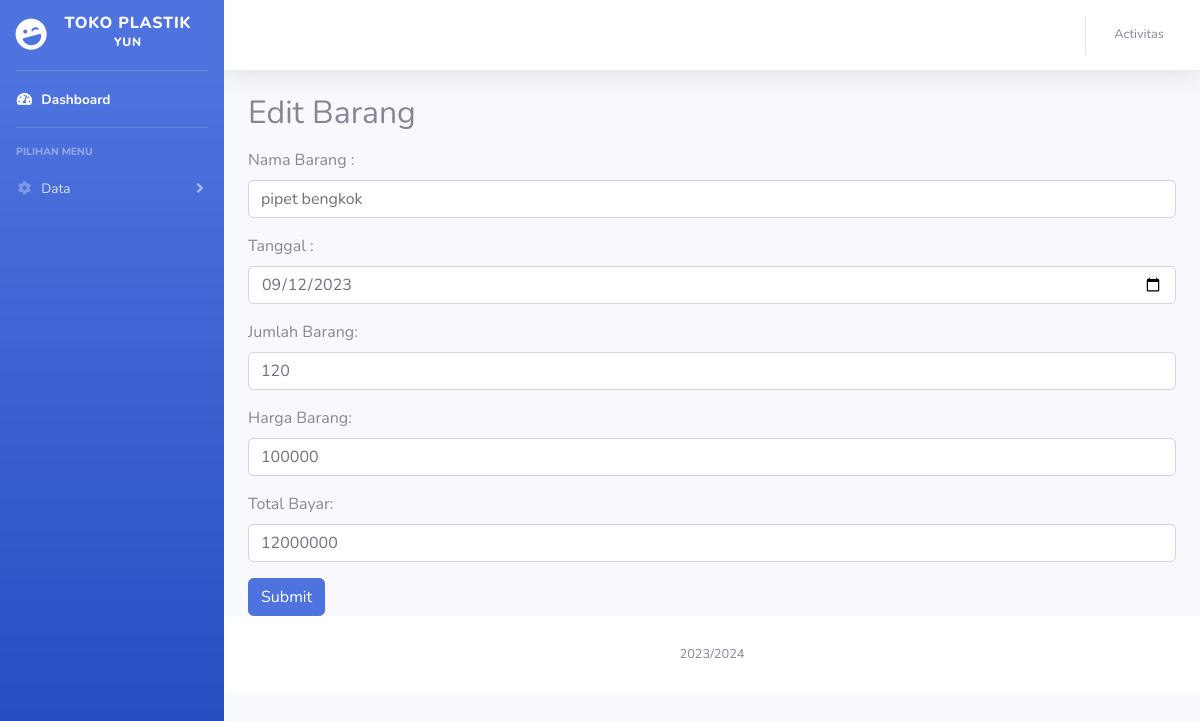
/index.php?barang=editBarang&kd_brg=21, run on the app's committed database.
### tables this page shows
CREATE TABLE `tb_barang` (
  `kd_brg` int(11) NOT NULL,
  `nama_brg` varchar(255) NOT NULL,
  `tanggal` date NOT NULL,
  `jumlah_brg` int(11) NOT NULL,
  `harga_brg` int(11) NOT NULL,
  `total_byr` int(11) NOT NULL
);

### data/editBarang.php (the view, shortened to what this page needs)
<div class="container">
        <h2>Edit Barang</h2>
        <?php
        include (__DIR__. "/../config/koneksi.php");
        if (isset($_GET["kd_brg"])) {
            $kd_brg = mysqli_real_escape_string($koneksi, $_GET['kd_brg']);
            $sql = "SELECT * FROM tb_barang WHERE kd_brg = '$kd_brg'";
            $query = mysqli_query($koneksi, $sql);
            if (mysqli_num_rows($query) > 0) {
                $data = mysqli_fetch_assoc($query);
            } else {
                echo "<script>
                        alert('Data not found');
                        window.location.href = 'index.php?barang=editBarang';
                      </script>";
            }
        } else {
            echo "kd_brg parameter is not set.";
        }
        ?>
        <form action="index.php?barang=ProsesEdit" method="post">
            <div class="form-group">
                <label>Nama Barang :</label>
                <input type="text" name="nama_brg" value="<?= $data['nama_brg']; ?>" class="form-control" placeholder="Masukan Nama" required />
            </div>
            <div class="form-group">
                <label>Tanggal :</label>
                <input type="date" name="tanggal" value="<?= $data['tanggal']; ?>"  class="form-control" rows="5" placeholder="" required />
            </div>
            <div class="form-group">
                <label>Jumlah Barang:</label>
                <input type="text" name="jumlah_brg" id="jumlah_brg" value="<?= $data['jumlah_brg']; ?>"  class="form-control" rows="5" placeholder="Masukan Jumlah Barang" required />
            </div>
            <div class="form-group">
                <label>Harga Barang:</label>
                <input type="text" name="harga_brg" id="harga_brg" value="<?= $data['harga_brg']; ?>"  class="form-control" placeholder="Masukan Harga Barang" required />
            </div>
            <div class="form-group">
                <label>Total Bayar:</label>
                <input type="text" name="total_byr" id="total_byr" value="<?= $data['total_byr']; ?>"  class="form-control" placeholder="Total Bayar" required />
            </div>
            <button type="submit"  name="update" value="update" class="btn btn-primary">Submit</button>
        </form>
    </div>

### data on the page
tb_barang: nama_brg "pipet bengkok", tanggal "09/12/2023", jumlah_brg "120", harga_brg "100000", total_byr "12000000"
